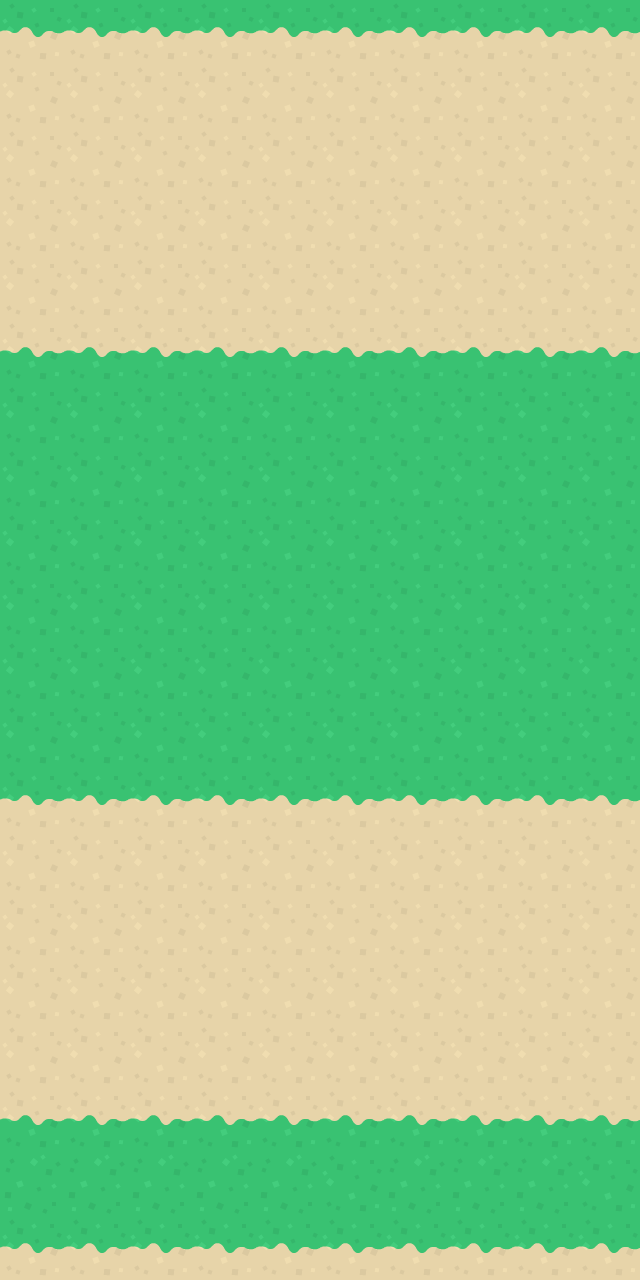

This is a level from a 2D game, rendered from its Tiled map with the project's own tilesets. A one-line summary and the complete map file follow:
An orthogonal 10x20 tile map with 64x64 px tiles, 1 tile layer (图块层 1).

<map version="1.4" tiledversion="1.4.3" orientation="orthogonal" renderorder="right-down" width="10" height="20" tilewidth="64" tileheight="64" infinite="0" nextlayerid="2" nextobjectid="1">
 <tileset firstgid="1" source="terrainTiles_default.tsx" />
 <layer id="1" name="图块层 1" width="10" height="20">
  <data encoding="csv">
25,25,25,25,25,25,25,25,25,25,
6,6,6,6,6,6,6,6,6,6,
6,6,6,6,6,6,6,6,6,6,
6,6,6,6,6,6,6,6,6,6,
6,6,6,6,6,6,6,6,6,6,
15,15,15,15,15,15,15,15,15,15,
1,1,1,1,1,1,1,1,1,1,
1,1,1,1,1,1,1,1,1,1,
1,1,1,1,1,1,1,1,1,1,
1,1,1,1,1,1,1,1,1,1,
1,1,1,1,1,1,1,1,1,1,
1,1,1,1,1,1,1,1,1,1,
25,25,25,25,25,25,25,25,25,25,
6,6,6,6,6,6,6,6,6,6,
6,6,6,6,6,6,6,6,6,6,
6,6,6,6,6,6,6,6,6,6,
6,6,6,6,6,6,6,6,6,6,
15,15,15,15,15,15,15,15,15,15,
23,23,23,23,23,1,23,23,23,1,
25,25,25,25,25,25,25,25,25,25
</data>
 </layer>
</map>